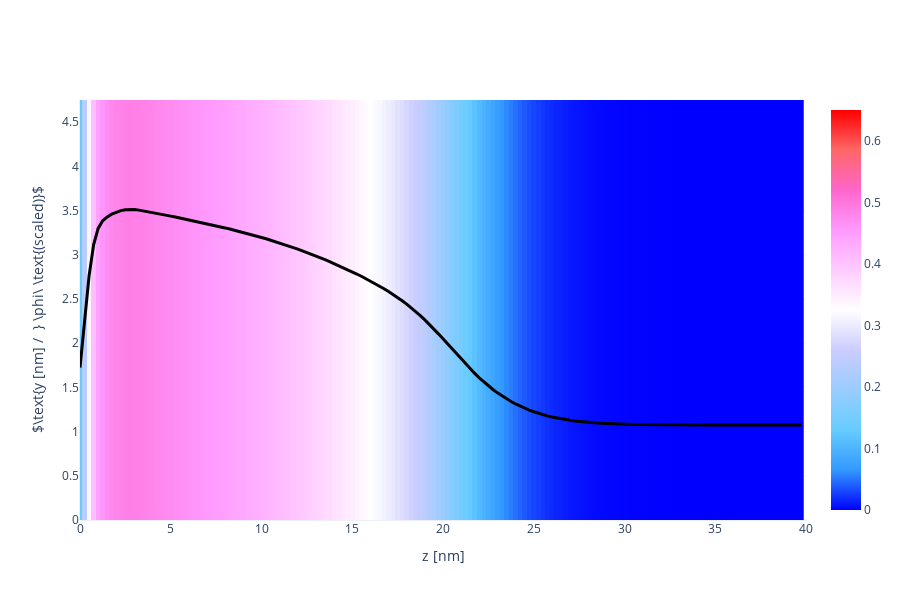

The code cell stored with this chart in its notebook:
### Code cell
X, Y, Z = np.array(phAr.iloc[:,0]), np.array(phAr.iloc[:,1]), np.array(phAr.iloc[:,2])
vol = np.array(phAr.iloc[:,3])
if block_Nik[0] > 1: bvols= [np.array(ph1r.iloc[:,i+3]) for i in range(block_Nik[0])]

Lz_max = 40
vol   =  vol[Z < Lz_max]
if block_Nik[0] > 1: bvols = [bvols[i][Z < Lz_max] for i in range(block_Nik[0])]
X = X[Z < Lz_max]
Y = Y[Z < Lz_max]
Z = Z[Z < Lz_max]

Nz_new = int(len(Z)/Nx/Ny)
x = [X[i*Ny*Nz_new] for i in range(Nx)]
y = [Y[j*Nz_new]    for j in range(Ny)]
z = [Z[k]           for k in range(Nz_new)]

xslice = 1
islice = int(xslice*(x[1]-x[0]))
vol  =  np.array([  vol[(islice*Ny+j)*Nz_new+k] for j in range(Ny) for k in range(Nz_new)]).reshape(Ny, Nz_new)
if block_Nik[0] > 1: bvols= [np.array([bvols[i][(islice*Ny+j)*Nz_new+k] for j in range(Ny) for k in range(Nz_new)]).reshape(Ny, Nz_new) for i in range(block_Nik[0])]

import plotly.graph_objects as go
heatmap = go.Heatmap(
            x=z, y=y, z=vol,
            zmin = 0.0, zmax = 0.65,
            colorscale= 'Picnic'
          )
overall = go.Scatter(
            x = z,
            y = 5.0*vol[int(Ny/2), :] + max(y)/2-1.3,
            line = dict(color='black', width=3)
          )
if block_Nik[0] > 1: blocks = [go.Scatter(
                                x = z,
                                y = 1.5*bvols[i][int(Ny/2),:] + max(y)/2-1,
                                line = dict(color='black', width=3, dash='dot')
                              ) for i in range(block_Nik[0])]

fname = GIT+'ph_a020x075_1D.dat'
df = pd.read_csv(fname, sep="\s+", skiprows=0)
a000x075_1d = pd.DataFrame([df.iloc[:,0], df.iloc[:,1]], index=['z', 'pha']).T

reference = go.Scatter(
                x = a000x075_1d.z,
                y = 1.5*a000x075_1d.pha + max(y)/2-1,
                line = dict(color='black', width=3, dash='dash')
            )

layout = go.Layout( xaxis_range = [0, Lz_max], yaxis_range = [0, y[-1]],
                    yaxis_title = r'$\text{y [nm] /  } \phi\ \text{(scaled)}$', xaxis_title = 'z [nm]',
                    scene_xaxis_showticklabels=True,
                    scene_yaxis_showticklabels=True,
                    scene_zaxis_showticklabels=True,
                    showlegend = False,
                    template='plotly_white', width=900, height=600)
if block_Nik[0] > 1: fig = go.Figure(data = [heatmap, overall, *blocks], layout = layout)
else: fig = go.Figure(data = [heatmap, overall], layout = layout)
# if block_Nik[0] > 1: fig = go.Figure(data = [heatmap, overall, *blocks, reference], layout = layout)
# else: fig = go.Figure(data = [heatmap, overall, reference], layout = layout)
fig.show()

### Figure 1 — Plotly figure (JSON) as saved in the notebook; plotly's stock layout.template omitted (floating-point values rounded to 4 significant figures; data arrays with more than 128 entries replaced by an {"elided": "..."} marker saying what was removed)
{"data": [{"colorscale": [[0, "rgb(0,0,255)"], [0.1, "rgb(51,153,255)"], [0.2, "rgb(102,204,255)"], [0.3, "rgb(153,204,255)"], [0.4, "rgb(204,204,255)"], [0.5, "rgb(255,255,255)"], [0.6, "rgb(255,204,255)"], [0.7, "rgb(255,153,255)"], [0.8, "rgb(255,102,204)"], [0.9, "rgb(255,102,102)"], [1, "rgb(255,0,0)"]], "type": "heatmap", "x": {"elided": "160 float values"}, "y": [0, 0.25, 0.5, 0.75, 1, 1.25, 1.5, 1.75, 2, 2.25, 2.5, 2.75, 3, 3.25, 3.5, 3.75, 4, 4.25, 4.5, 4.75], "z": {"elided": "20x160 float values"}, "zmax": 0.65, "zmin": 0}, {"line": {"color": "black", "width": 3}, "type": "scatter", "x": {"elided": "160 float values"}, "y": {"elided": "160 float values"}}], "layout": {"height": 600, "scene": {"xaxis": {"showticklabels": true}, "yaxis": {"showticklabels": true}, "zaxis": {"showticklabels": true}}, "showlegend": false, "width": 900, "xaxis": {"range": [0, 40], "title": {"text": "z [nm]"}, "type": "linear"}, "yaxis": {"range": [0, 4.75], "title": {"text": "$\\text{y [nm] /  } \\phi\\ \\text{(scaled)}$"}, "type": "linear"}}}
